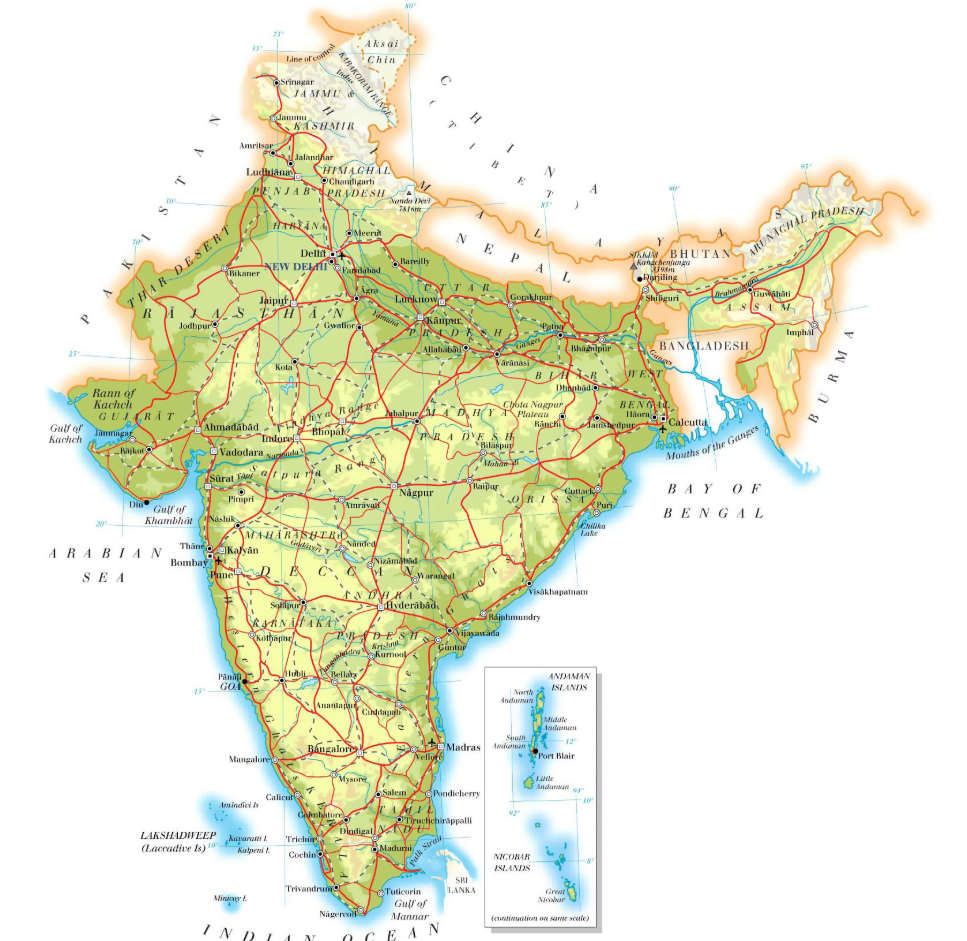
#> input picture Data/resource/maps/roads_and_rivers.png, 967 x 941 px, found by its file name
$ python extract_roads.py
#> lines starting #> are read from the running program, lines starting #| are printed output that depends on the picture; after the words box and inside, x2 and y2 are one past the last pixel; in counts of white or black regions, pixels touching at a corner belong together
import cv2
import numpy as np

def get_road_mask(image_path):
    """
    Generate a cleaned mask for roads (red/maroon) from an input map image.

    Parameters:
        image_path (str): The file path to the input image.

    Returns:
        mask_red_cleaned (numpy.ndarray): The cleaned binary mask for roads.
    """
    # Load the image
    image = cv2.imread(image_path)
#> image is the input picture: shape (941, 967, 3); mean B, G, R 215.1, 235.3, 233.9

    # Resize the image (optional, for convenience)
    image = cv2.resize(image, (800, 600))  # Adjust dimensions as needed
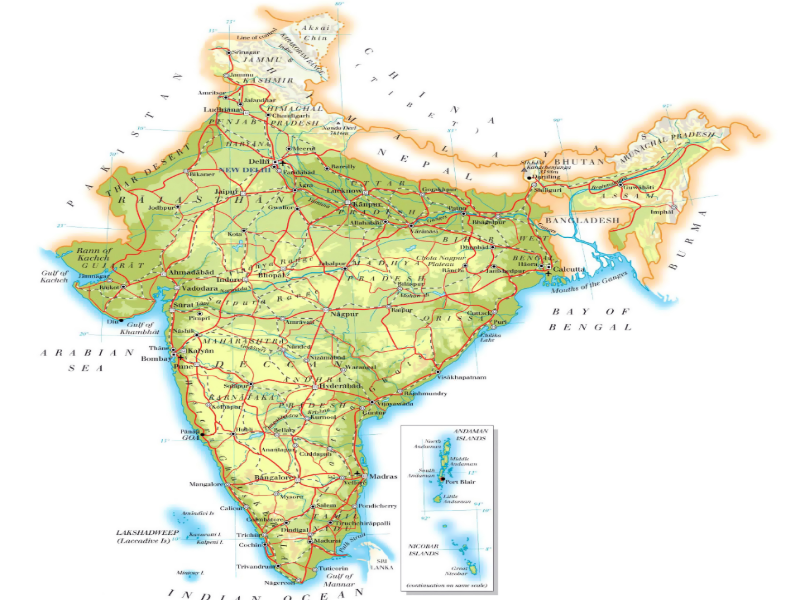
#> image: shape (600, 800, 3); mean B, G, R 215, 235.2, 233.8

    # Convert the image to HSV color space
    hsv_image = cv2.cvtColor(image, cv2.COLOR_BGR2HSV)
#> hsv_image: shape (600, 800, 3); mean H, S, V 19.3, 34.9, 241.1

    # Define the HSV range for red and maroon (roads)
    lower_red1 = np.array([0, 50, 50])
    upper_red1 = np.array([10, 255, 255])

    lower_red2 = np.array([170, 50, 50])
    upper_red2 = np.array([180, 255, 255])

    # Create masks for both red ranges
    mask_red1 = cv2.inRange(hsv_image, lower_red1, upper_red1)
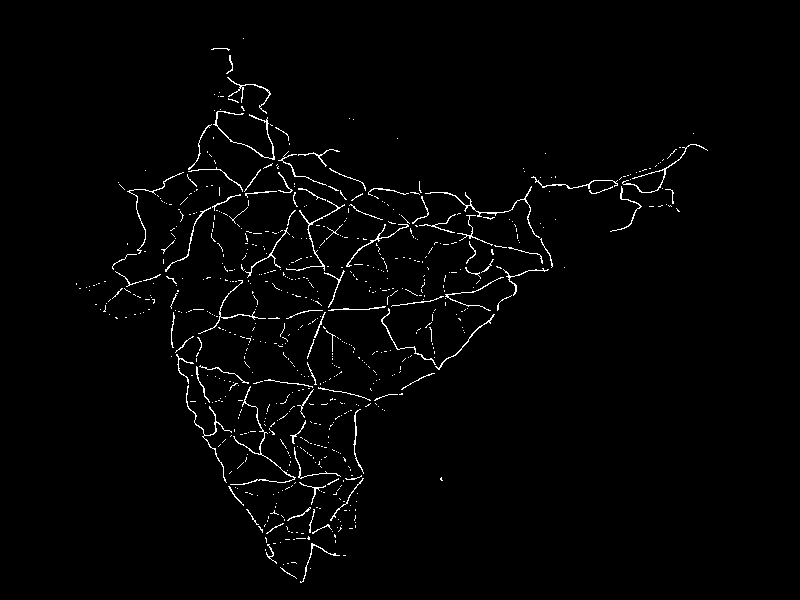
#> mask_red1: shape (600, 800); 1.7% white in thin lines or dots, all inside (x1, y1, x2, y2) = (76, 38, 708, 583)
    mask_red2 = cv2.inRange(hsv_image, lower_red2, upper_red2)
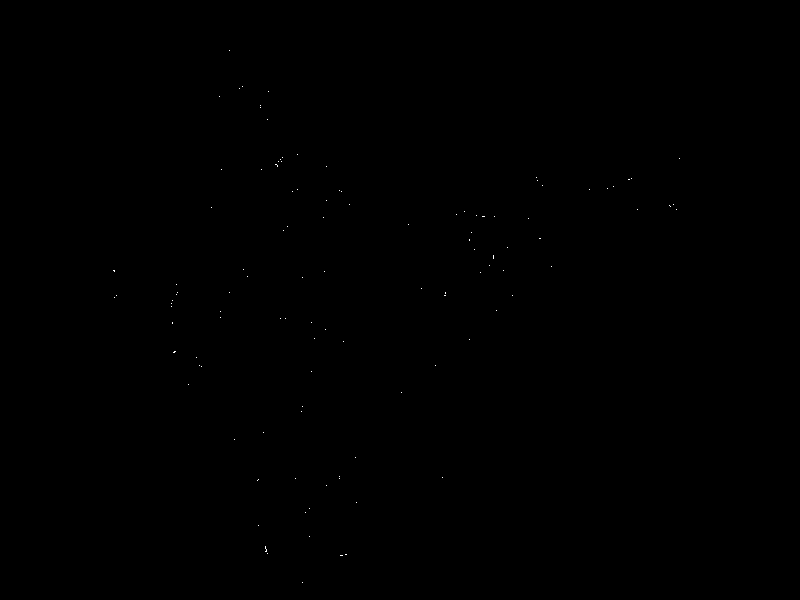
#> mask_red2: shape (600, 800); 0.03% white in thin lines or dots, all inside (x1, y1, x2, y2) = (113, 50, 680, 583)

    # Combine the two red masks
    mask_red = cv2.bitwise_or(mask_red1, mask_red2)

    # Clean up the mask using morphological operations
    kernel = cv2.getStructuringElement(cv2.MORPH_RECT, (5, 5))
    mask_red_cleaned = cv2.morphologyEx(mask_red, cv2.MORPH_CLOSE, kernel)
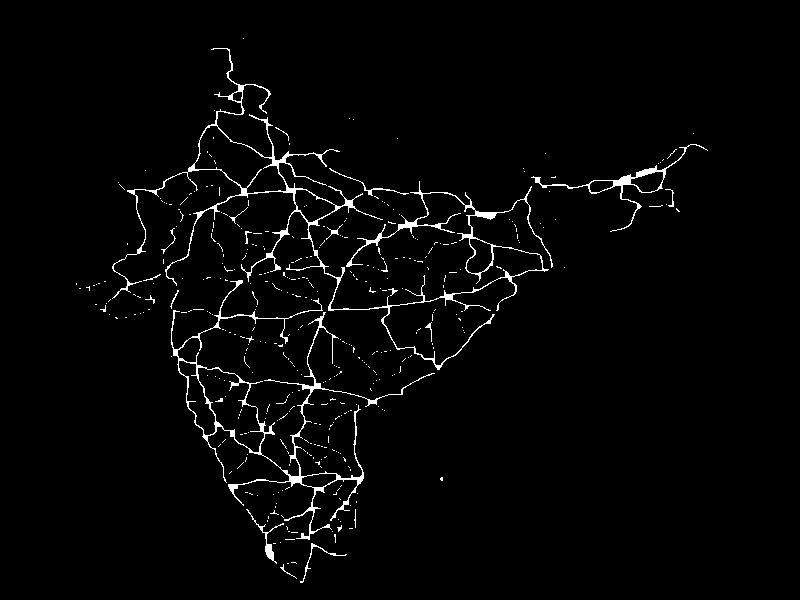
#> mask_red_cleaned: shape (600, 800); 2.3% white in thin lines or dots, all inside (x1, y1, x2, y2) = (76, 38, 708, 583)

    return mask_red_cleaned

if __name__ == "__main__":
    # File path to the image
    image_path = r'C:\Users\Priyesh Pandey\OneDrive\Desktop\BSF-Military-Model\Data\resource\maps\roads_and_rivers.png'

    # Generate the mask
    mask = get_road_mask(image_path)

    # Load the original image
    image = cv2.imread(image_path)

    # Ensure the mask matches the image size
    mask = cv2.resize(mask, (image.shape[1], image.shape[0]))
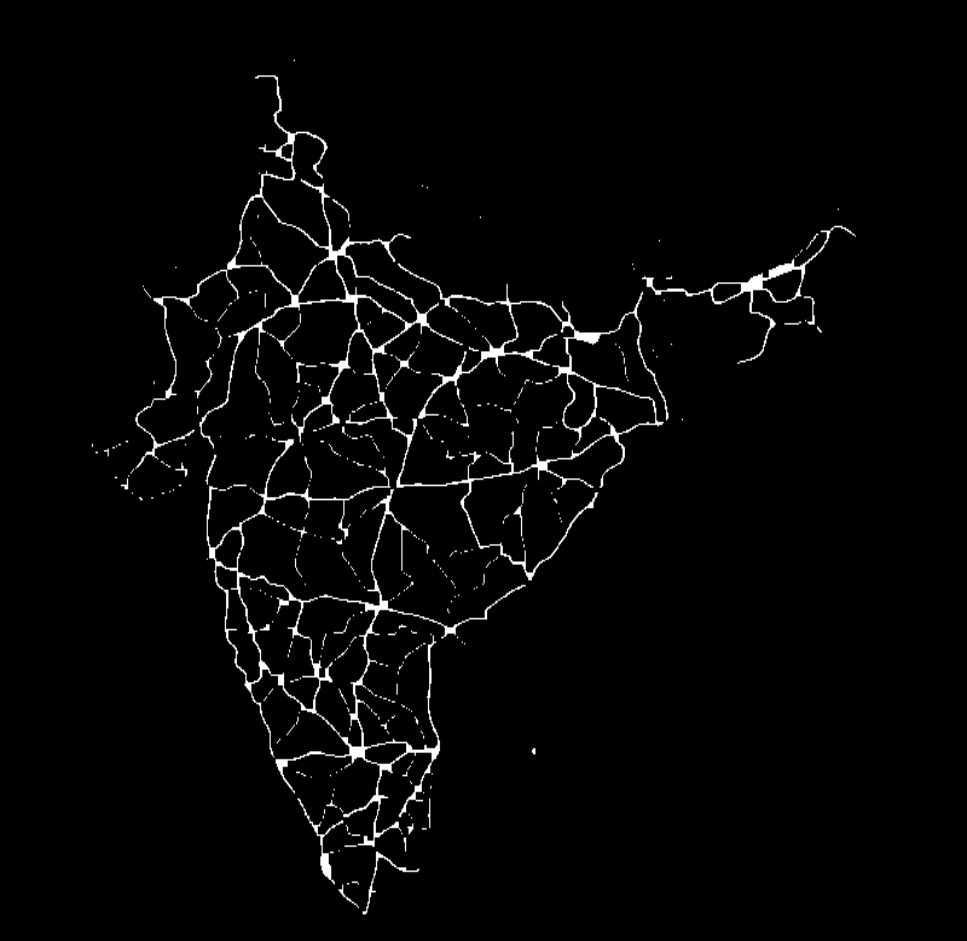
#> mask: shape (941, 967); min 0, max 255, mean 5.9

    # Convert the mask to uint8
    mask = mask.astype(np.uint8)

    # Apply the mask to highlight roads
    highlighted_roads = cv2.bitwise_and(image, image, mask=mask)
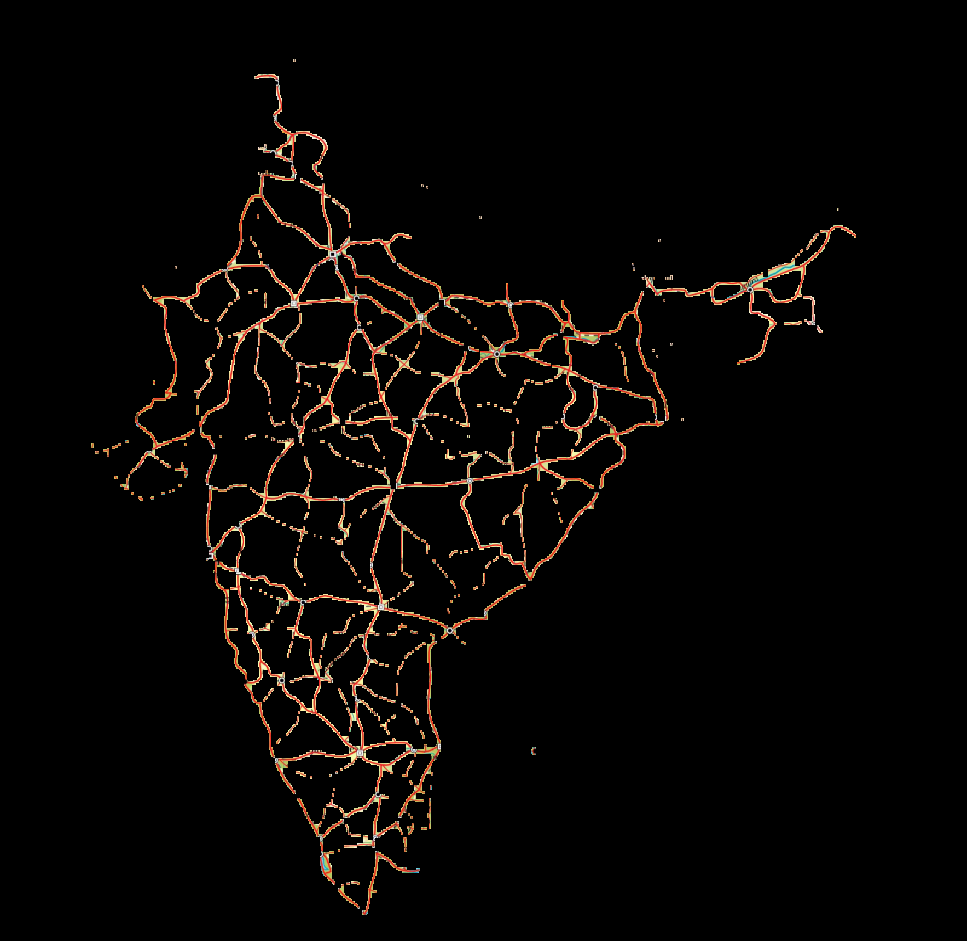
#> highlighted_roads: shape (941, 967, 3); mean B, G, R 4.3, 6.1, 8.7

    # Display the results
    # Resize the output image to a smaller size for display
    scaled_highlighted_roads = cv2.resize(highlighted_roads, (600, 400))  # Adjust to your desired size
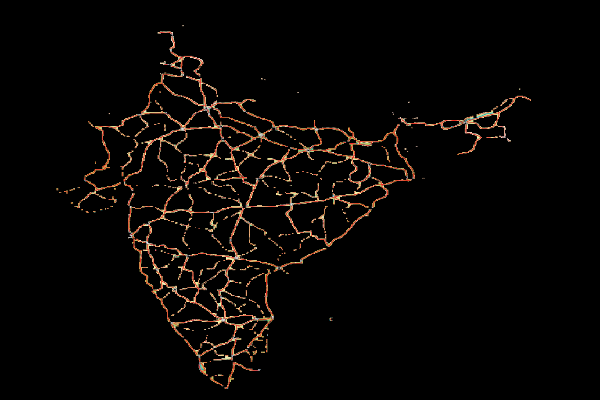
#> scaled_highlighted_roads: shape (400, 600, 3); mean B, G, R 4.2, 6, 8.7

    # Display the resized output image
    cv2.imshow("Highlighted Roads (Scaled)", scaled_highlighted_roads)


    cv2.waitKey(0)
    cv2.destroyAllWindows()

$ run again, with Data/resource/maps/original_map.png copied over Data/resource/maps/roads_and_rivers.png
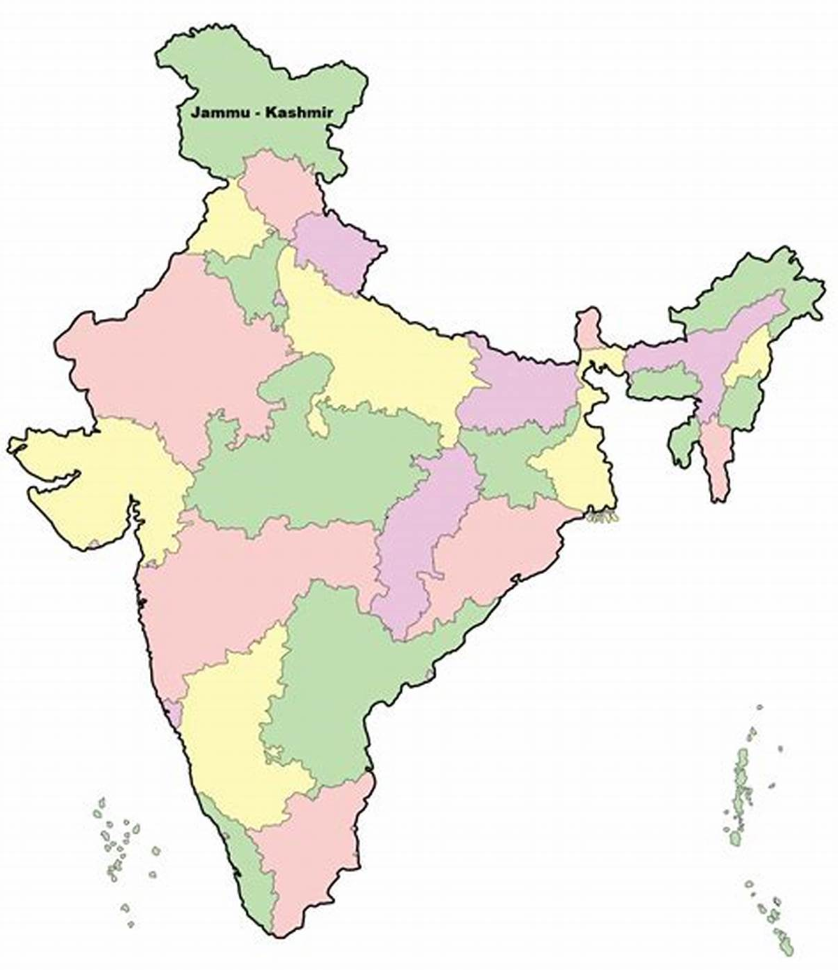
#> input picture Data/resource/maps/original_map.png, 838 x 970 px, found by its file name
#> in get_road_mask, image is the input picture: shape (970, 838, 3); mean B, G, R 228.7, 237.7, 240
#> image: shape (600, 800, 3)
#> hsv_image: shape (600, 800, 3); mean H, S, V 20.5, 17.6, 243.2
#> in get_road_mask, `mask_red1 = cv2.inRange(hsv_image, lower_red1, upper_red1)`:
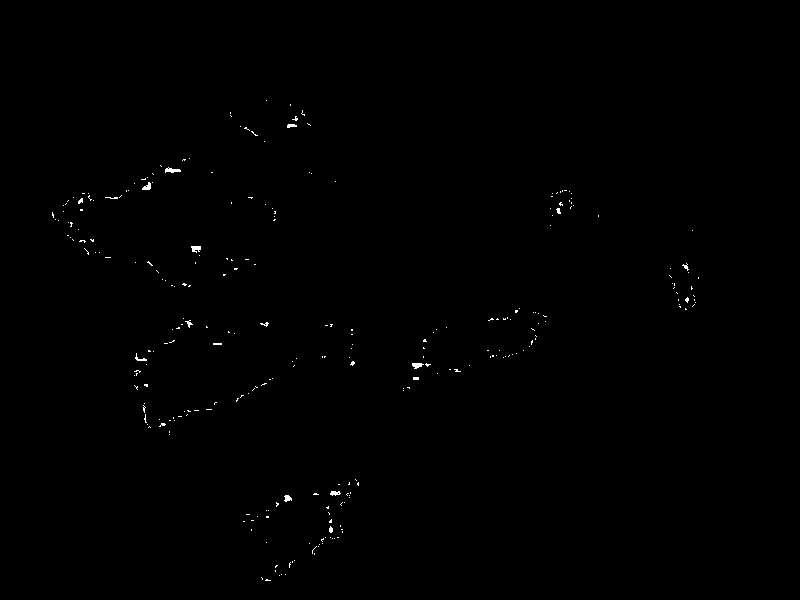
#> mask_red1: shape (600, 800); 0.28% white in thin lines or dots, all inside (x1, y1, x2, y2) = (52, 100, 699, 581)
#> mask_red2: shape (600, 800); 0.15% white in thin lines or dots, all inside (x1, y1, x2, y2) = (59, 96, 698, 581)
#> mask_red: shape (600, 800); 0.43% white in thin lines or dots, all inside (x1, y1, x2, y2) = (52, 96, 699, 581)
#> `scaled_highlighted_roads = cv2.resize(highlighted_roads, (600, 400))`:
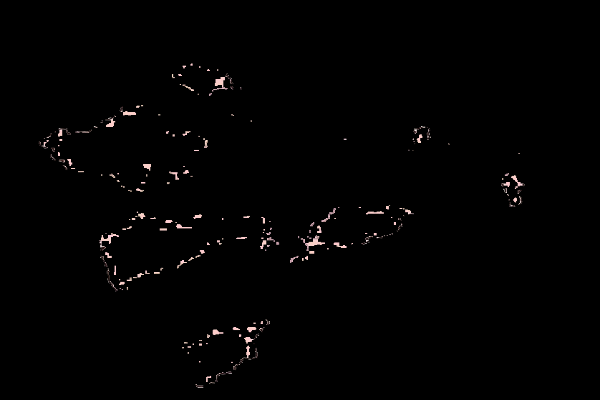
#> scaled_highlighted_roads: shape (400, 600, 3); mean B, G, R 1.7, 1.7, 2.1
